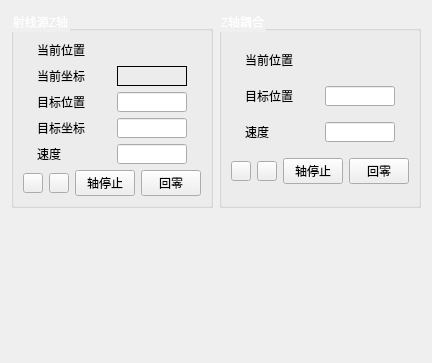
   <widget class="QWidget" name="tab">
    <attribute name="title">
     <string>射线源</string>
    </attribute>
    <layout class="QGridLayout" name="gridLayout_10">
     <item row="0" column="0">
      <widget class="QGroupBox" name="groupBox_7">
       <property name="styleSheet">
        <string notr="true">QGroupBox::title{
 color: rgb(255, 255, 255);
}</string>
       </property>
       <property name="title">
        <string>射线源Z轴</string>
       </property>
       <layout class="QGridLayout" name="gridLayout">
        <item row="5" column="1">
         <widget class="QPushButton" name="btn_right2">
          <property name="minimumSize">
           <size>
            <width>20</width>
            <height>20</height>
           </size>
          </property>
          <property name="maximumSize">
           <size>
            <width>20</width>
            <height>20</height>
           </size>
          </property>
          <property name="text">
           <string/>
          </property>
          <property name="icon">
           <iconset resource="../../Img.qrc">
            <normaloff>:/Resources/img/right.png</normaloff>:/Resources/img/right.png</iconset>
          </property>
         </widget>
        </item>
        <item row="0" column="0" colspan="4">
         <layout class="QHBoxLayout" name="horizontalLayout_32">
          <item>
           <widget class="QLabel" name="lb_axisNo4_10">
            <property name="minimumSize">
             <size>
              <width>60</width>
              <height>0</height>
             </size>
            </property>
            <property name="maximumSize">
             <size>
              <width>60</width>
              <height>16777215</height>
             </size>
            </property>
            <property name="text">
             <string>当前位置</string>
            </property>
           </widget>
          </item>
          <item>
           <widget class="QLabel" name="label_2">
            <property name="minimumSize">
             <size>
              <width>70</width>
              <height>20</height>
             </size>
            </property>
            <property name="maximumSize">
             <size>
              <width>70</width>
              <height>20</height>
             </size>
            </property>
            <property name="text">
             <string/>
            </property>
           </widget>
          </item>
         </layout>
        </item>
        <item row="4" column="0" colspan="4">
         <layout class="QHBoxLayout" name="horizontalLayout_34">
          <item>
           <widget class="QLabel" name="lb_pos4_16">
            <property name="minimumSize">
             <size>
              <width>60</width>
              <height>0</height>
             </size>
            </property>
            <property name="maximumSize">
             <size>
              <width>60</width>
              <height>16777215</height>
             </size>
            </property>
            <property name="text">
             <string>速度</string>
            </property>
           </widget>
          </item>
          <item>
           <widget class="QLineEdit" name="speed2">
            <property name="minimumSize">
             <size>
              <width>70</width>
              <height>20</height>
             </size>
            </property>
            <property name="maximumSize">
             <size>
              <width>70</width>
              <height>20</height>
             </size>
            </property>
            <property name="text">
             <string/>
            </property>
           </widget>
          </item>
         </layout>
        </item>
        <item row="5" column="2">
         <widget class="QPushButton" name="btn_stop2">
          <property name="minimumSize">
           <size>
            <width>60</width>
            <height>0</height>
           </size>
          </property>
          <property name="maximumSize">
           <size>
            <width>60</width>
            <height>16777215</height>
           </size>
          </property>
          <property name="text">
           <string>轴停止</string>
          </property>
         </widget>
        </item>
        <item row="5" column="0">
         <widget class="QPushButton" name="btn_left2">
          <property name="minimumSize">
           <size>
            <width>20</width>
            <height>20</height>
           </size>
          </property>
          <property name="maximumSize">
           <size>
            <width>20</width>
            <height>20</height>
           </size>
          </property>
          <property name="text">
           <string/>
          </property>
          <property name="icon">
           <iconset resource="../../Img.qrc">
            <normaloff>:/Resources/img/left.png</normaloff>:/Resources/img/left.png</iconset>
          </property>
         </widget>
        </item>
        <item row="5" column="3">
         <widget class="QPushButton" name="btn_home2">
          <property name="minimumSize">
           <size>
            <width>60</width>
            <height>0</height>
           </size>
          </property>
          <property name="maximumSize">
           <size>
            <width>60</width>
            <height>16777215</height>
           </size>
          </property>
          <property name="text">
           <string>回零</string>
          </property>
         </widget>
        </item>
        <item row="2" column="0" colspan="4">
         <layout class="QHBoxLayout" name="horizontalLayout_33">
          <item>
           <widget class="QLabel" name="lb_pos4_15">
            <property name="minimumSize">
             <size>
              <width>60</width>
              <height>0</height>
             </size>
            </property>
            <property name="maximumSize">
             <size>
              <width>60</width>
              <height>16777215</height>
             </size>
            </property>
            <property name="text">
             <string>目标位置</string>
            </property>
           </widget>
          </item>
          <item>
           <widget class="QLineEdit" name="edit_pos2">
            <property name="minimumSize">
             <size>
              <width>70</width>
              <height>20</height>
             </size>
            </property>
            <property name="maximumSize">
             <size>
              <width>70</width>
              <height>20</height>
             </size>
            </property>
           </widget>
          </item>
         </layout>
        </item>
        <item row="1" column="0" colspan="4">
         <layout class="QHBoxLayout" name="horizontalLayout_68">
          <item>
           <widget class="QLabel" name="lb_axisNo4_32">
            <property name="minimumSize">
             <size>
              <width>60</width>
              <height>0</height>
             </size>
            </property>
            <property name="maximumSize">
             <size>
              <width>60</width>
              <height>16777215</height>
             </size>
            </property>
            <property name="text">
             <string>当前坐标</string>
            </property>
           </widget>
          </item>
          <item>
           <widget class="QLabel" name="label_coord_pos_2">
            <property name="minimumSize">
             <size>
              <width>70</width>
              <height>20</height>
             </size>
            </property>
            <property name="maximumSize">
             <size>
              <width>70</width>
              <height>20</height>
             </size>
            </property>
            <property name="frameShape">
             <enum>QFrame::Box</enum>
            </property>
            <property name="text">
             <string/>
            </property>
           </widget>
          </item>
         </layout>
        </item>
        <item row="3" column="0" colspan="4">
         <layout class="QHBoxLayout" name="horizontalLayout_69">
          <item>
           <widget class="QLabel" name="lb_pos4_31">
            <property name="minimumSize">
             <size>
              <width>60</width>
              <height>0</height>
             </size>
            </property>
            <property name="maximumSize">
             <size>
              <width>60</width>
              <height>16777215</height>
             </size>
            </property>
            <property name="text">
             <string>目标坐标</string>
            </property>
           </widget>
          </item>
          <item>
           <widget class="QLineEdit" name="edit_target_coord_2">
            <property name="minimumSize">
             <size>
              <width>70</width>
              <height>20</height>
             </size>
            </property>
            <property name="maximumSize">
             <size>
              <width>70</width>
              <height>20</height>
             </size>
            </property>
           </widget>
          </item>
         </layout>
        </item>
       </layout>
      </widget>
     </item>
     <item row="0" column="1">
      <widget class="QGroupBox" name="groupBox_8">
       <property name="styleSheet">
        <string notr="true">QGroupBox::title{
 color: rgb(255, 255, 255);
}</string>
       </property>
       <property name="title">
        <string>Z轴耦合</string>
       </property>
       <layout class="QGridLayout" name="gridLayout_11">
        <item row="3" column="3">
         <widget class="QPushButton" name="btn_home8">
          <property name="minimumSize">
           <size>
            <width>60</width>
            <height>0</height>
           </size>
          </property>
          <property name="maximumSize">
           <size>
            <width>60</width>
            <height>16777215</height>
           </size>
          </property>
          <property name="text">
           <string>回零</string>
          </property>
         </widget>
        </item>
        <item row="3" column="0">
         <widget class="QPushButton" name="btn_left8">
          <property name="minimumSize">
           <size>
            <width>20</width>
            <height>20</height>
           </size>
          </property>
          <property name="maximumSize">
           <size>
            <width>20</width>
            <height>20</height>
           </size>
          </property>
          <property name="text">
           <string/>
          </property>
          <property name="icon">
           <iconset resource="../../Img.qrc">
            <normaloff>:/Resources/img/left.png</normaloff>:/Resources/img/left.png</iconset>
          </property>
         </widget>
        </item>
        <item row="0" column="0" colspan="4">
         <layout class="QHBoxLayout" name="horizontalLayout_35">
          <item>
           <widget class="QLabel" name="lb_axisNo4_11">
            <property name="minimumSize">
             <size>
              <width>60</width>
              <height>0</height>
             </size>
            </property>
            <property name="maximumSize">
             <size>
              <width>60</width>
              <height>16777215</height>
             </size>
            </property>
            <property name="text">
             <string>当前位置</string>
            </property>
           </widget>
          </item>
          <item>
           <widget class="QLabel" name="label_8">
            <property name="minimumSize">
             <size>
              <width>70</width>
              <height>20</height>
             </size>
            </property>
            <property name="maximumSize">
             <size>
              <width>70</width>
              <height>20</height>
             </size>
            </property>
            <property name="text">
             <string/>
            </property>
           </widget>
          </item>
         </layout>
        </item>
        <item row="1" column="0" colspan="4">
         <layout class="QHBoxLayout" name="horizontalLayout_36">
          <item>
           <widget class="QLabel" name="lb_pos4_17">
            <property name="minimumSize">
             <size>
              <width>60</width>
              <height>0</height>
             </size>
            </property>
            <property name="maximumSize">
             <size>
              <width>60</width>
              <height>16777215</height>
             </size>
            </property>
            <property name="text">
             <string>目标位置</string>
            </property>
           </widget>
          </item>
          <item>
           <widget class="QLineEdit" name="edit_pos8">
            <property name="minimumSize">
             <size>
              <width>70</width>
              <height>20</height>
             </size>
            </property>
            <property name="maximumSize">
             <size>
              <width>70</width>
              <height>20</height>
             </size>
            </property>
           </widget>
          </item>
         </layout>
        </item>
        <item row="2" column="0" colspan="4">
         <layout class="QHBoxLayout" name="horizontalLayout_37">
          <item>
           <widget class="QLabel" name="lb_pos4_18">
            <property name="minimumSize">
             <size>
              <width>60</width>
              <height>0</height>
             </size>
            </property>
            <property name="maximumSize">
             <size>
              <width>60</width>
              <height>16777215</height>
             </size>
            </property>
            <property name="text">
             <string>速度</string>
            </property>
           </widget>
          </item>
          <item>
           <widget class="QLineEdit" name="speed8">
            <property name="minimumSize">
             <size>
              <width>70</width>
              <height>20</height>
             </size>
            </property>
            <property name="maximumSize">
             <size>
              <width>70</width>
              <height>20</height>
             </size>
            </property>
            <property name="text">
             <string/>
            </property>
           </widget>
          </item>
         </layout>
        </item>
        <item row="3" column="1">
         <widget class="QPushButton" name="btn_right8">
          <property name="minimumSize">
           <size>
            <width>20</width>
            <height>20</height>
           </size>
          </property>
          <property name="maximumSize">
           <size>
            <width>20</width>
            <height>20</height>
           </size>
          </property>
          <property name="text">
           <string/>
          </property>
          <property name="icon">
           <iconset resource="../../Img.qrc">
            <normaloff>:/Resources/img/right.png</normaloff>:/Resources/img/right.png</iconset>
          </property>
         </widget>
        </item>
        <item row="3" column="2">
         <widget class="QPushButton" name="btn_stop8">
          <property name="minimumSize">
           <size>
            <width>60</width>
            <height>0</height>
           </size>
          </property>
          <property name="maximumSize">
           <size>
            <width>60</width>
            <height>16777215</height>
           </size>
          </property>
          <property name="text">
           <string>轴停止</string>
          </property>
         </widget>
        </item>
       </layout>
      </widget>
     </item>
     <item row="1" column="0">
      <spacer name="verticalSpacer">
       <property name="orientation">
        <enum>Qt::Vertical</enum>
       </property>
       <property name="sizeHint" stdset="0">
        <size>
         <width>20</width>
         <height>144</height>
        </size>
       </property>
      </spacer>
     </item>
     <item row="1" column="1">
      <spacer name="verticalSpacer_2">
       <property name="orientation">
        <enum>Qt::Vertical</enum>
       </property>
       <property name="sizeHint" stdset="0">
        <size>
         <width>20</width>
         <height>144</height>
        </size>
       </property>
      </spacer>
     </item>
    </layout>
   </widget>
